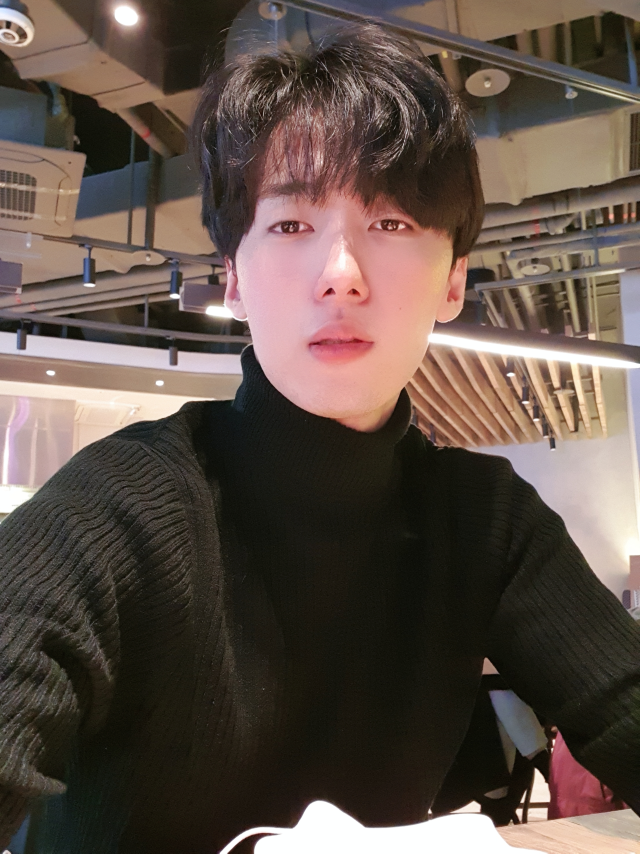
#> input picture Exploration/EP08_data/images/leejaejun1.jpg, 1920 x 2560 px, found by its file name (shown at 1/3 size)
$ jupyter execute --allow-errors EP08_Image_Segmentation_Shallow_Focus.ipynb
#> lines starting #> are read from the running program, lines starting #| are printed output that depends on the picture
# Exploration 8. Image Segmentation. 인물사진 모드 만들기

피사체를 가깝게 찍을 때 배경이 흐려지는 효과를 경험해 보신 적이 있으신가요?

보통은 DSLR이나 미러리스 같은 전문적인 카메라와 렌즈에서 만들어 내기 쉬운 효과이다. 하지만 피사체를 충분히 가까운 거리에 두고 촬영한다면 핸드폰 카메라에서도 비슷한 효과를 낼 수 있다.

특히 2개 이상의 렌즈를 탑재한 최신 핸드폰에서는 __인물사진 모드(portrait mode)__ 를 지원한다.

한국에서는 배경을 흐리게 하는 기술을 주로 '아웃포커싱'이라고 표현한다.

하지만 아웃포커싱은 한국에서만 사용하는 용어이고 정확한 영어 표현은 __얕은 피사계 심도(shallow depth of field)__ 또는 __셸로우 포커스(shallow focus)__ 이다.

딥러닝을 적용하여 핸드폰 인물 사진 모드를 따라 해 보자.

하나의 카메라로 shallow focus 를 만드는 방법은 다음과 같다.

- 1. 배경이 있는 인물 사진을 불러온다. (배경과 사람의 거리가 약간 멀리 있으면 좋음)
- 2. 시멘틱 세그멘테이션 (Semantic segmentation) 으로 피사체(사람)와 배경을 분리
- 3. 블러링 (blurring) 기술로 배경을 흐리게 함
- 4. 피사체를 배경의 원래 위치에 합성

이제 본격적으로 shallow focus 를 인물 사진에 적용해보자.

----

## 1. 사진 불러오기

기존의 사진을 디렉토리에 저장한다. 사용할 디렉토리 구조는 아래와 같다.
```
─ aiffel/hunman_segmentation
    ├── models
           └── deeplab_model.tar.gz
    ├── images
           └── leejaejun1.jpg
           └── leejaejun2.jpg

```

[cell 1]
import cv2
import numpy as np
import os
import tarfile
import urllib

from matplotlib import pyplot as plt
import tensorflow as tf

[cell 2]
img1_path = os.getenv('HOME')+'/aiffel/human_segmentation/images/leejaejun1.jpg'
img2_path = os.getenv('HOME')+'/aiffel/human_segmentation/images/leejaejun2.jpg'

img1_orig = cv2.imread(img1_path)
#> img1_orig is the input picture: shape (2560, 1920, 3); mean B, G, R 71.5, 80, 94.2
img2_orig = cv2.imread(img2_path)
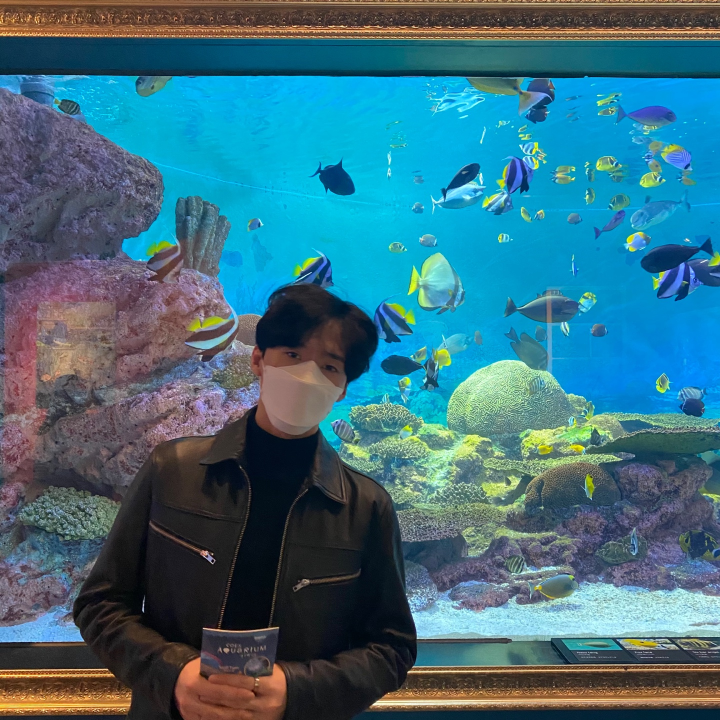
#> input picture Exploration/EP08_data/images/leejaejun2.jpg, 1440 x 1440 px, found by its file name (shown at 1/2 size)
#> img2_orig is the input picture: shape (1440, 1440, 3); mean B, G, R 126.3, 110.4, 60.2
print (img1_orig.shape)
#| (2560, 1920, 3)
print (img2_orig.shape)
#| (1440, 1440, 3)

불러온 이미지를 확인해보자.

[cell 3]
plt.figure(figsize=(12,8))
plt.subplot(1,2,1)
plt.imshow(cv2.cvtColor(img1_orig, cv2.COLOR_BGR2RGB))
plt.title('leejaejun1')
plt.subplot(1,2,2)
plt.imshow(cv2.cvtColor(img2_orig, cv2.COLOR_BGR2RGB))
plt.title('leejaejun2')
plt.show()
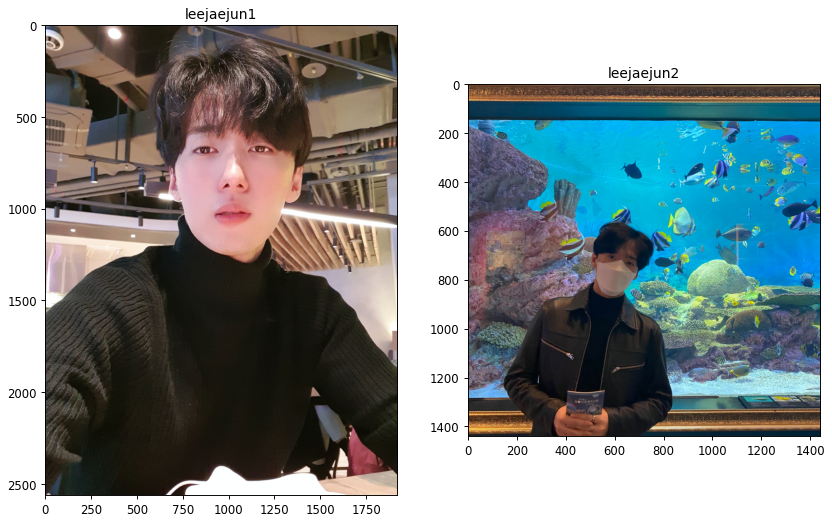
#> figure drawn by matplotlib, 2 panels

## 2. Segmentation 으로 사람 분리

이미지에서 픽셀 단위로 관심 객체를 추출하는 방법을 __이미지 세그멘테이션(image segmentation)__ 이라고 한다.

segmentation 에는 여러 가지 세부 태스크가 있으며, 태스크에 따라 다양한 기준으로 객체를 추출한다.

segmentation 중에서도 특히 우리가 인식하는 세계처럼 물리적 의미 단위로 인식하는 segmentation 을 __시맨틱 세그멘테이션 (semantic segmentation)__ 이라고 한다.
쉽게 설명하면 이미지에서 픽셀을 사람, 자동차, 비행기 등의 물리적 단위로 분류(classification)하는 방법이다.

이외에도
- 인스턴스 세그멘테이션 (Instance segmentation)
- 워터쉐드 세그멘테이션 (watershed segmentation)

등 이 존재한다. 개념에 대한 자세한 내용은 블로그를 참조
> 블로그 링크

## 3. Semantic segmentation

본격적으로 세그멘테이션을 구현해보자.

세그멘테이션 문제에는 FCN, SegNet, U-Net 등 많은 모델이 사용된다. 오늘은 그중에서 DeepLab이라는 세그멘테이션 모델을 만들고 모델에 이미지를 입력하겠다.

구글에서 제공하는 모델 구조를 그대로 가지고 와 DeepLabModel 클래스를 만들자.

[cell 4]
class DeepLabModel(object):
    INPUT_TENSOR_NAME = 'ImageTensor:0'
    OUTPUT_TENSOR_NAME = 'SemanticPredictions:0'
    INPUT_SIZE = 513
    FROZEN_GRAPH_NAME = 'frozen_inference_graph'

    # __init__()에서 모델 구조를 직접 구현하는 대신, tar file에서 읽어들인 그래프구조 graph_def를
    # tf.compat.v1.import_graph_def를 통해 불러들여 활용하게 됩니다.
    def __init__(self, tarball_path):
        self.graph = tf.Graph()
        graph_def = None
        tar_file = tarfile.open(tarball_path)
        for tar_info in tar_file.getmembers():
            if self.FROZEN_GRAPH_NAME in os.path.basename(tar_info.name):
                file_handle = tar_file.extractfile(tar_info)
                graph_def = tf.compat.v1.GraphDef.FromString(file_handle.read())
                break
        tar_file.close()

        with self.graph.as_default():
    	    tf.compat.v1.import_graph_def(graph_def, name='')

        self.sess = tf.compat.v1.Session(graph=self.graph)

    # 이미지를 전처리하여 Tensorflow 입력으로 사용 가능한 shape의 Numpy Array로 변환합니다.
    def preprocess(self, img_orig):
        height, width = img_orig.shape[:2]
        resize_ratio = 1.0 * self.INPUT_SIZE / max(width, height)
        target_size = (int(resize_ratio * width), int(resize_ratio * height))
        resized_image = cv2.resize(img_orig, target_size)
        resized_rgb = cv2.cvtColor(resized_image, cv2.COLOR_BGR2RGB)
        img_input = resized_rgb
        return img_input

    def run(self, image):
        img_input = self.preprocess(image)

        # Tensorflow V1에서는 model(input) 방식이 아니라 sess.run(feed_dict={input...}) 방식을 활용합니다.
        batch_seg_map = self.sess.run(
            self.OUTPUT_TENSOR_NAME,
            feed_dict={self.INPUT_TENSOR_NAME: [img_input]})

        seg_map = batch_seg_map[0]
        return cv2.cvtColor(img_input, cv2.COLOR_RGB2BGR), seg_map

- `preprocess()` : 이미지 전처리 함수 (모델이 받는 입력 크기가 정해져 있으므로 이에 따라 적절한 크기로 resize 하고, OpenCV의 디폴트 BGR 채널 순서를 텐서플로우에 맞는 RGB로 수정)
- `run()` : 실제로 세그멘테이션을 하는 함수

사전에 학습된 가중치(pretrained weight)를 불러옵니다.

[cell 5]
# define model and download & load pretrained weight
_DOWNLOAD_URL_PREFIX = 'http://download.tensorflow.org/models/'

model_dir = os.getenv('HOME')+'/aiffel/human_segmentation/models'
tf.io.gfile.makedirs(model_dir)
#> (this line was passed over: tensorflow is not available in this run)

print ('temp directory:', model_dir)

download_path = os.path.join(model_dir, 'deeplab_model.tar.gz')
if not os.path.exists(download_path):
    urllib.request.urlretrieve(_DOWNLOAD_URL_PREFIX + 'deeplabv3_mnv2_pascal_train_aug_2018_01_29.tar.gz',
                   download_path)
#> (this line was passed over: the network is not available in this run)

#> (the rest of this cell did not finish here and is left out)

#> (a cell that did not finish here is left out)

#> (a cell that did not finish here is left out)

 구글이 제공한 DeepLab은 PASCAL VOC의 라벨로 학습되었다. 제공하는 라벨 종류는 아래와 같다.

[cell 8]
LABEL_NAMES = [
    'background', 'aeroplane', 'bicycle', 'bird', 'boat', 'bottle', 'bus',
    'car', 'cat', 'chair', 'cow', 'diningtable', 'dog', 'horse', 'motorbike',
    'person', 'pottedplant', 'sheep', 'sofa', 'train', 'tv'
]
len(LABEL_NAMES)

background를 제외하면 20개의 클래스가 있다.

우리는 이 중 사람(person) 라벨, 즉 15를 가진 영역만 검출해 내야한다. 마스크를 만들고 시각화해보자.

- 사람을 뜻하는 `15` 외 예측은 0으로 만듦
- 예측된 세그멘테이션 이미지(map)의 최댓값이 15가 됨
- 세그멘테이션 맵에 표현된 값을 원본 이미지에 그림 형태로 출력하기 위해 255로 정규화
- `applyColorMap()` 함수로 색을 적용하고 이미지를 화면에 출력

#> (a cell that did not finish here is left out)

#> (a cell that did not finish here is left out)

## 4. Segmentation 결과를 원래 크기로 복원

DeepLab 모델을 사용하기 위해 이미지 크기를 작게 resize 했다.

세그맨테이션 결과 (mask)를 원래 크기로 복원해보자.

- `cv2.resize()` 함수를 이용

-  크기를 키울 때 보간(interpolation) 을 고려해야 함
  -> 보간법(interpolation)은 이미지의 크기를 변경(scaling)하는 과정에서 컴퓨터가 사이사이 픽셀값을 채우는 방법
   ->`cv2.INTER_NEAREST` 를 이용해서 깔끔하게 처리할 수 있지만 더 정확히 확대하기 위해 `cv2.INTER_LINEAR` 를 사용


- 결과적으로 `img_mask_up` 은 경계가 블러된 픽셀값 0~255의 이미지를 얻음


- 확실한 경계를 다시 정하기 위해 중간값인 128을 기준으로 임계값(threshold)을 설정
  -> 128 이하의 값은 0으로 128 이상의 값은 255로 만드는 방법

#> (a cell that did not finish here is left out)

#> (a cell that did not finish here is left out)

## 5. 배경 흐리게 하기

`blur()` 함수를 이용해서 배경을 흐리게 만들자.

[cell 13]
# leejaejun1.jpg
img1_orig_blur = cv2.blur(img1_orig, (13,13)) #(13,13)은 blurring  kernel size를 뜻합니다.
# leejaejun2.jpg
img2_orig_blur = cv2.blur(img2_orig, (13,13)) #(13,13)은 blurring  kernel size를 뜻합니다.
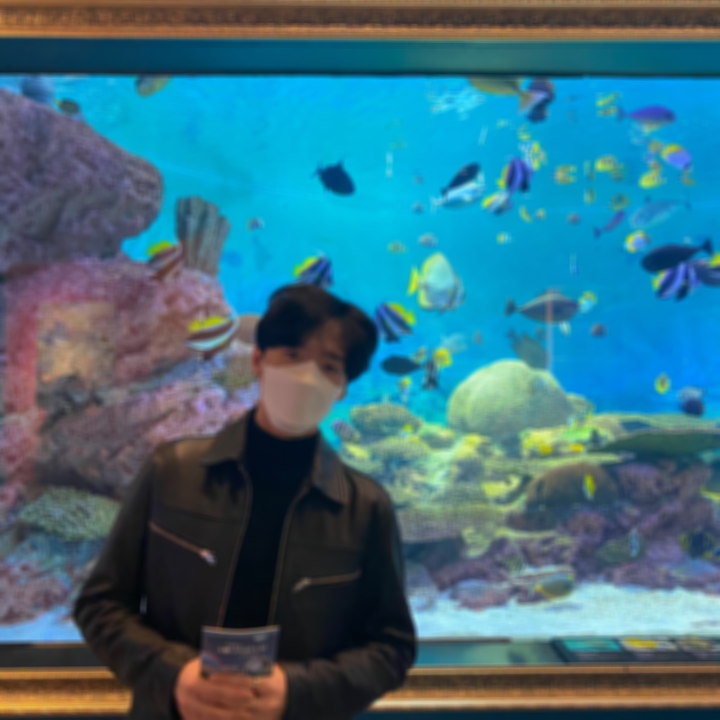
#> img2_orig_blur: shape (1440, 1440, 3) (shown at 1/2 size); mean B, G, R 126.3, 110.4, 60.3

# 시각화
plt.figure(figsize=(12,8))
plt.subplot(1,2,1)
plt.imshow(cv2.cvtColor(img1_orig_blur, cv2.COLOR_BGR2RGB))

plt.subplot(1,2,2)
plt.imshow(cv2.cvtColor(img2_orig_blur, cv2.COLOR_BGR2RGB))

plt.show()
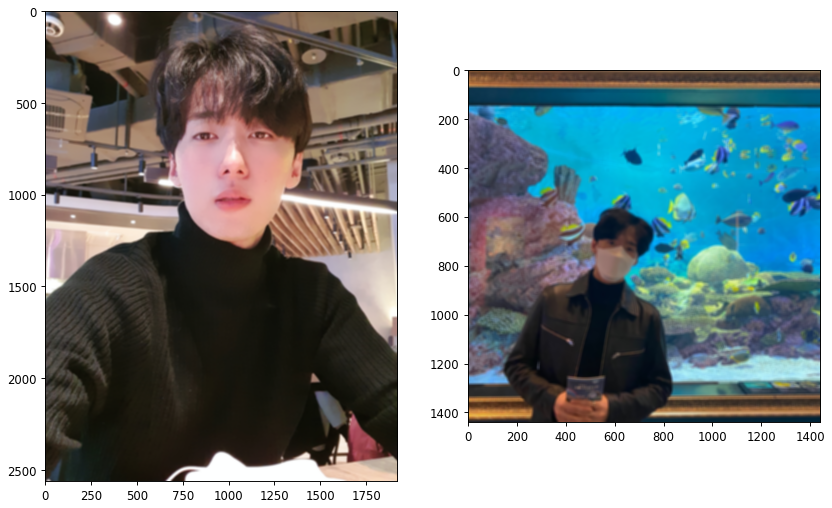
#> figure drawn by matplotlib, 2 panels
